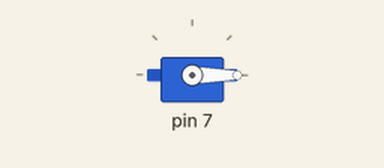
This sketch was run on a simulated Arduino Uno, built for the host (arithmetic inside an expression is 32-bit, double 64-bit). On the bench: servo.

Above: at 0.0 s.
At 11.72 s:
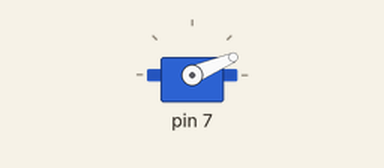
At 18.06 s:
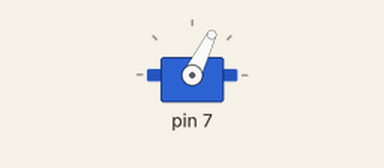
At 36.0 s:
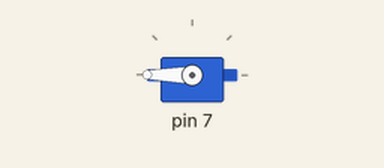
Timing chart, 0 to 37.5 s (numbered marks = the images above):
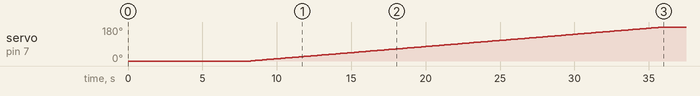

The sketch:

02rotate_with_microseconds.ino
```cpp
#include <Servo.h>
int pos;
Servo myservo;

void setup()
{
  myservo.attach(PA7);
  myservo.writeMicroseconds(1500);  // set servo to mid-point
}

void loop() {
    for(pos = 0; pos <= 3000; pos++ ) // goes from 0 degrees to 180 degrees
    { // in steps of 1 degree
        myservo.writeMicroseconds(pos); // tell servo to go to position in variable 'pos'
        delay(15); // waits 15ms for the servo to reach the position
    }
    for(pos = 3000; pos>= 0; pos-- ) // goes from 180 degrees to 0 degrees
    {
        myservo.writeMicroseconds(pos); // tell servo to go to position in variable 'pos'
        delay(15); // waits 15ms for the servo to reach the position
    }
}
```

Measured:
- by itself, servo on pin 7: moves from 0° to 180° over 27.7 s
